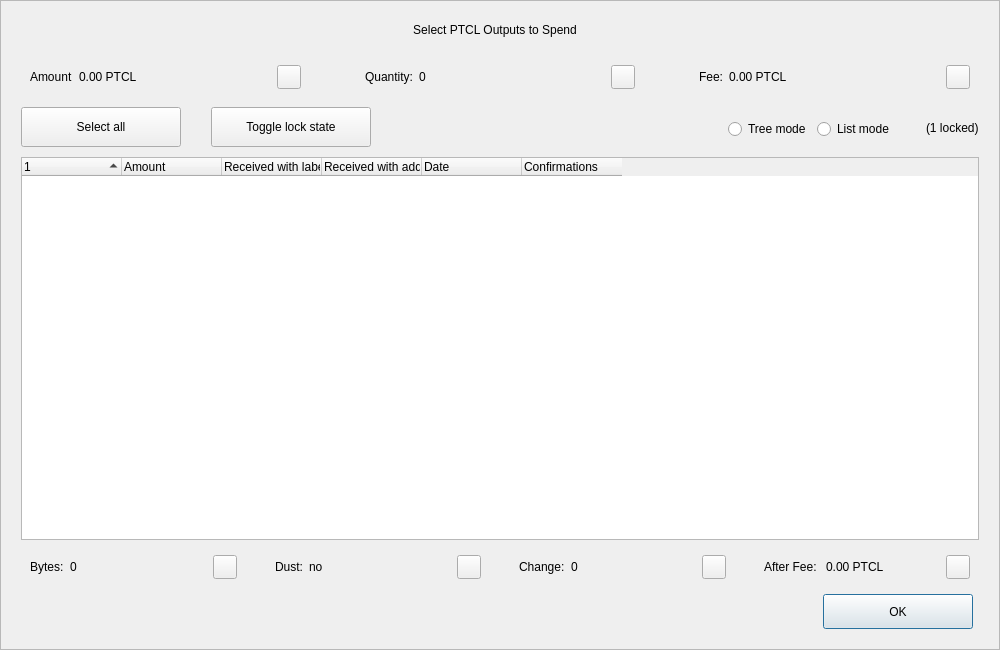
<?xml version="1.0" encoding="UTF-8"?>
<ui version="4.0">
 <class>CoinControlDialog</class>
 <widget class="QDialog" name="CoinControlDialog">
  <property name="geometry">
   <rect>
    <x>0</x>
    <y>0</y>
    <width>1000</width>
    <height>650</height>
   </rect>
  </property>
  <property name="minimumSize">
   <size>
    <width>950</width>
    <height>650</height>
   </size>
  </property>
  <property name="windowTitle">
   <string>Coin Selection</string>
  </property>
  <property name="styleSheet">
   <string notr="true"/>
  </property>
  <layout class="QVBoxLayout" name="verticalLayout">
   <property name="spacing">
    <number>0</number>
   </property>
   <property name="leftMargin">
    <number>0</number>
   </property>
   <property name="topMargin">
    <number>0</number>
   </property>
   <property name="rightMargin">
    <number>0</number>
   </property>
   <property name="bottomMargin">
    <number>0</number>
   </property>
   <item>
    <widget class="QFrame" name="frameContainer">
     <property name="toolTipDuration">
      <number>0</number>
     </property>
     <property name="frameShape">
      <enum>QFrame::StyledPanel</enum>
     </property>
     <property name="frameShadow">
      <enum>QFrame::Raised</enum>
     </property>
     <layout class="QVBoxLayout" name="verticalLayout_2">
      <property name="leftMargin">
       <number>0</number>
      </property>
      <property name="rightMargin">
       <number>0</number>
      </property>
      <property name="bottomMargin">
       <number>20</number>
      </property>
      <item>
       <layout class="QHBoxLayout" name="horizontalLayout_12">
        <property name="spacing">
         <number>0</number>
        </property>
        <property name="leftMargin">
         <number>20</number>
        </property>
        <property name="rightMargin">
         <number>30</number>
        </property>
        <item>
         <spacer name="horizontalSpacer_4">
          <property name="orientation">
           <enum>Qt::Horizontal</enum>
          </property>
          <property name="sizeHint" stdset="0">
           <size>
            <width>40</width>
            <height>20</height>
           </size>
          </property>
         </spacer>
        </item>
        <item>
         <widget class="QLabel" name="labelTitle">
          <property name="minimumSize">
           <size>
            <width>0</width>
            <height>40</height>
           </size>
          </property>
          <property name="maximumSize">
           <size>
            <width>16777215</width>
            <height>40</height>
           </size>
          </property>
          <property name="text">
           <string>Select PTCL Outputs to Spend</string>
          </property>
          <property name="alignment">
           <set>Qt::AlignCenter</set>
          </property>
          <property name="margin">
           <number>7</number>
          </property>
         </widget>
        </item>
        <item>
         <spacer name="horizontalSpacer_5">
          <property name="orientation">
           <enum>Qt::Horizontal</enum>
          </property>
          <property name="sizeHint" stdset="0">
           <size>
            <width>40</width>
            <height>20</height>
           </size>
          </property>
         </spacer>
        </item>
       </layout>
      </item>
      <item>
       <layout class="QHBoxLayout" name="horizontalLayout_8">
        <property name="leftMargin">
         <number>20</number>
        </property>
        <property name="rightMargin">
         <number>20</number>
        </property>
        <item>
         <widget class="QWidget" name="layoutAmount" native="true">
          <layout class="QHBoxLayout" name="horizontalLayout_9" stretch="0,1,0">
           <item>
            <widget class="QLabel" name="labelCoinControlAmountText">
             <property name="text">
              <string>Amount</string>
             </property>
            </widget>
           </item>
           <item>
            <widget class="QLabel" name="labelCoinControlAmount">
             <property name="text">
              <string>0.00 PTCL</string>
             </property>
            </widget>
           </item>
           <item alignment="Qt::AlignHCenter|Qt::AlignVCenter">
            <widget class="QPushButton" name="pushButtonAmount">
             <property name="minimumSize">
              <size>
               <width>0</width>
               <height>24</height>
              </size>
             </property>
             <property name="maximumSize">
              <size>
               <width>24</width>
               <height>26</height>
              </size>
             </property>
             <property name="focusPolicy">
              <enum>Qt::NoFocus</enum>
             </property>
             <property name="styleSheet">
              <string notr="true">padding-bottom:2px;
padding-right:4px;</string>
             </property>
             <property name="text">
              <string/>
             </property>
            </widget>
           </item>
          </layout>
         </widget>
        </item>
        <item>
         <spacer name="horizontalSpacer_2">
          <property name="orientation">
           <enum>Qt::Horizontal</enum>
          </property>
          <property name="sizeType">
           <enum>QSizePolicy::Fixed</enum>
          </property>
          <property name="sizeHint" stdset="0">
           <size>
            <width>40</width>
            <height>20</height>
           </size>
          </property>
         </spacer>
        </item>
        <item>
         <widget class="QWidget" name="layoutQuantity" native="true">
          <layout class="QHBoxLayout" name="horizontalLayout_10" stretch="0,1,0">
           <item>
            <widget class="QLabel" name="labelCoinControlQuantityText">
             <property name="text">
              <string>Quantity:</string>
             </property>
            </widget>
           </item>
           <item>
            <widget class="QLabel" name="labelCoinControlQuantity">
             <property name="text">
              <string>0</string>
             </property>
            </widget>
           </item>
           <item alignment="Qt::AlignHCenter|Qt::AlignVCenter">
            <widget class="QPushButton" name="pushButtonQuantity">
             <property name="minimumSize">
              <size>
               <width>0</width>
               <height>24</height>
              </size>
             </property>
             <property name="maximumSize">
              <size>
               <width>24</width>
               <height>26</height>
              </size>
             </property>
             <property name="focusPolicy">
              <enum>Qt::NoFocus</enum>
             </property>
             <property name="styleSheet">
              <string notr="true">padding-bottom:2px;
               padding-right:4px;</string>
             </property>
             <property name="text">
              <string/>
             </property>
            </widget>
           </item>
          </layout>
         </widget>
        </item>
        <item>
         <spacer name="horizontalSpacer_22">
          <property name="orientation">
           <enum>Qt::Horizontal</enum>
          </property>
          <property name="sizeType">
           <enum>QSizePolicy::Fixed</enum>
          </property>
          <property name="sizeHint" stdset="0">
           <size>
            <width>40</width>
            <height>20</height>
           </size>
          </property>
         </spacer>
        </item>
        <item>
         <widget class="QWidget" name="layoutFee" native="true">
          <layout class="QHBoxLayout" name="horizontalLayout_11" stretch="0,1,0">
           <item>
            <widget class="QLabel" name="labelCoinControlFeeText">
             <property name="text">
              <string>Fee:</string>
             </property>
            </widget>
           </item>
           <item>
            <widget class="QLabel" name="labelCoinControlFee">
             <property name="text">
              <string>0.00 PTCL</string>
             </property>
            </widget>
           </item>
           <item alignment="Qt::AlignHCenter|Qt::AlignVCenter">
            <widget class="QPushButton" name="pushButtonFee">
             <property name="minimumSize">
              <size>
               <width>0</width>
               <height>24</height>
              </size>
             </property>
             <property name="maximumSize">
              <size>
               <width>24</width>
               <height>26</height>
              </size>
             </property>
             <property name="focusPolicy">
              <enum>Qt::NoFocus</enum>
             </property>
             <property name="styleSheet">
              <string notr="true">padding-bottom:2px;
               padding-right:4px;</string>
             </property>
             <property name="text">
              <string/>
             </property>
            </widget>
           </item>
          </layout>
         </widget>
        </item>
       </layout>
      </item>
      <item>
       <widget class="QFrame" name="frame">
        <property name="minimumSize">
         <size>
          <width>0</width>
          <height>40</height>
         </size>
        </property>
        <property name="styleSheet">
         <string notr="true">#frame {
	border:0;
}</string>
        </property>
        <property name="frameShape">
         <enum>QFrame::StyledPanel</enum>
        </property>
        <property name="frameShadow">
         <enum>QFrame::Sunken</enum>
        </property>
        <layout class="QHBoxLayout" name="horizontalLayout">
         <property name="spacing">
          <number>0</number>
         </property>
         <property name="leftMargin">
          <number>20</number>
         </property>
         <property name="topMargin">
          <number>0</number>
         </property>
         <property name="rightMargin">
          <number>20</number>
         </property>
         <property name="bottomMargin">
          <number>0</number>
         </property>
         <item>
          <layout class="QHBoxLayout" name="horizontalLayoutPanel" stretch="0,0,0,0,0,0">
           <property name="spacing">
            <number>20</number>
           </property>
           <item>
            <widget class="QPushButton" name="pushButtonSelectAll">
             <property name="sizePolicy">
              <sizepolicy hsizetype="Maximum" vsizetype="Fixed">
               <horstretch>0</horstretch>
               <verstretch>0</verstretch>
              </sizepolicy>
             </property>
             <property name="minimumSize">
              <size>
               <width>160</width>
               <height>40</height>
              </size>
             </property>
             <property name="maximumSize">
              <size>
               <width>16777215</width>
               <height>40</height>
              </size>
             </property>
             <property name="text">
              <string>Select all</string>
             </property>
             <property name="checkable">
              <bool>true</bool>
             </property>
             <property name="checked">
              <bool>false</bool>
             </property>
             <property name="autoExclusive">
              <bool>false</bool>
             </property>
             <property name="autoDefault">
              <bool>false</bool>
             </property>
            </widget>
           </item>
           <item>
            <spacer name="horizontalSpacer_6">
             <property name="orientation">
              <enum>Qt::Horizontal</enum>
             </property>
             <property name="sizeType">
              <enum>QSizePolicy::Fixed</enum>
             </property>
             <property name="sizeHint" stdset="0">
              <size>
               <width>10</width>
               <height>20</height>
              </size>
             </property>
            </spacer>
           </item>
           <item>
            <widget class="QPushButton" name="pushButtonToggleLock">
             <property name="sizePolicy">
              <sizepolicy hsizetype="Maximum" vsizetype="Fixed">
               <horstretch>0</horstretch>
               <verstretch>0</verstretch>
              </sizepolicy>
             </property>
             <property name="minimumSize">
              <size>
               <width>160</width>
               <height>40</height>
              </size>
             </property>
             <property name="maximumSize">
              <size>
               <width>16777215</width>
               <height>40</height>
              </size>
             </property>
             <property name="text">
              <string>Toggle lock state</string>
             </property>
             <property name="checkable">
              <bool>true</bool>
             </property>
             <property name="autoExclusive">
              <bool>false</bool>
             </property>
             <property name="autoDefault">
              <bool>false</bool>
             </property>
            </widget>
           </item>
           <item>
            <spacer name="horizontalSpacer_7">
             <property name="orientation">
              <enum>Qt::Horizontal</enum>
             </property>
             <property name="sizeType">
              <enum>QSizePolicy::Expanding</enum>
             </property>
             <property name="sizeHint" stdset="0">
              <size>
               <width>30</width>
               <height>20</height>
              </size>
             </property>
            </spacer>
           </item>
           <item alignment="Qt::AlignRight">
            <widget class="QGroupBox" name="groupBox_2">
             <property name="styleSheet">
              <string notr="true">#groupBox_2 {
    background-color:transparent;
    border-radius:0;
}</string>
             </property>
             <property name="title">
              <string/>
             </property>
             <layout class="QHBoxLayout" name="horizontalLayout_14">
              <item>
               <widget class="QRadioButton" name="radioTreeMode">
                <property name="sizePolicy">
                 <sizepolicy hsizetype="Maximum" vsizetype="Fixed">
                  <horstretch>0</horstretch>
                  <verstretch>0</verstretch>
                 </sizepolicy>
                </property>
                <property name="text">
                 <string>Tree mode</string>
                </property>
               </widget>
              </item>
              <item>
               <widget class="QRadioButton" name="radioListMode">
                <property name="sizePolicy">
                 <sizepolicy hsizetype="Maximum" vsizetype="Fixed">
                  <horstretch>0</horstretch>
                  <verstretch>0</verstretch>
                 </sizepolicy>
                </property>
                <property name="text">
                 <string>List mode</string>
                </property>
                <property name="checked">
                 <bool>false</bool>
                </property>
               </widget>
              </item>
             </layout>
            </widget>
           </item>
           <item>
            <widget class="QLabel" name="labelLocked">
             <property name="text">
              <string>(1 locked)</string>
             </property>
            </widget>
           </item>
          </layout>
         </item>
        </layout>
       </widget>
      </item>
      <item>
       <layout class="QHBoxLayout" name="horizontalLayout_13">
        <property name="leftMargin">
         <number>20</number>
        </property>
        <property name="rightMargin">
         <number>20</number>
        </property>
        <item>
         <widget class="CoinControlTreeWidget" name="treeWidget">
          <property name="contextMenuPolicy">
           <enum>Qt::CustomContextMenu</enum>
          </property>
          <property name="styleSheet">
           <string notr="true"/>
          </property>
          <property name="sortingEnabled">
           <bool>false</bool>
          </property>
          <property name="columnCount">
           <number>6</number>
          </property>
          <attribute name="headerShowSortIndicator" stdset="0">
           <bool>true</bool>
          </attribute>
          <attribute name="headerStretchLastSection">
           <bool>false</bool>
          </attribute>
          <column>
           <property name="text">
            <string/>
           </property>
          </column>
          <column>
           <property name="text">
            <string>Amount</string>
           </property>
          </column>
          <column>
           <property name="text">
            <string>Received with label</string>
           </property>
          </column>
          <column>
           <property name="text">
            <string>Received with address</string>
           </property>
          </column>
          <column>
           <property name="text">
            <string>Date</string>
           </property>
          </column>
          <column>
           <property name="text">
            <string>Confirmations</string>
           </property>
           <property name="toolTip">
            <string>Confirmed</string>
           </property>
          </column>
         </widget>
        </item>
       </layout>
      </item>
      <item>
       <layout class="QHBoxLayout" name="horizontalLayout_3">
        <property name="spacing">
         <number>20</number>
        </property>
        <property name="leftMargin">
         <number>20</number>
        </property>
        <property name="rightMargin">
         <number>20</number>
        </property>
        <item>
         <widget class="QWidget" name="layoutBytes" native="true">
          <layout class="QHBoxLayout" name="horizontalLayout_4" stretch="0,1,0">
           <item>
            <widget class="QLabel" name="labelCoinControlBytesText">
             <property name="text">
              <string>Bytes:</string>
             </property>
            </widget>
           </item>
           <item>
            <widget class="QLabel" name="labelCoinControlBytes">
             <property name="text">
              <string>0</string>
             </property>
            </widget>
           </item>
           <item alignment="Qt::AlignHCenter|Qt::AlignVCenter">
            <widget class="QPushButton" name="pushButtonBytes">
             <property name="minimumSize">
              <size>
               <width>0</width>
               <height>24</height>
              </size>
             </property>
             <property name="maximumSize">
              <size>
               <width>24</width>
               <height>26</height>
              </size>
             </property>
             <property name="focusPolicy">
              <enum>Qt::NoFocus</enum>
             </property>
             <property name="styleSheet">
              <string notr="true">padding-bottom:2px;
               padding-right:4px;</string>
             </property>
             <property name="text">
              <string/>
             </property>
            </widget>
           </item>
          </layout>
         </widget>
        </item>
        <item>
         <widget class="QWidget" name="layoutDust" native="true">
          <layout class="QHBoxLayout" name="horizontalLayout_5" stretch="0,1,0">
           <item>
            <widget class="QLabel" name="labelCoinControlLowOutputText">
             <property name="text">
              <string>Dust:</string>
             </property>
            </widget>
           </item>
           <item>
            <widget class="QLabel" name="labelCoinControlLowOutput">
             <property name="text">
              <string>no</string>
             </property>
            </widget>
           </item>
           <item alignment="Qt::AlignHCenter|Qt::AlignVCenter">
            <widget class="QPushButton" name="pushButtonDust">
             <property name="minimumSize">
              <size>
               <width>0</width>
               <height>24</height>
              </size>
             </property>
             <property name="maximumSize">
              <size>
               <width>24</width>
               <height>26</height>
              </size>
             </property>
             <property name="focusPolicy">
              <enum>Qt::NoFocus</enum>
             </property>
             <property name="styleSheet">
              <string notr="true">padding-bottom:2px;
               padding-right:4px;</string>
             </property>
             <property name="text">
              <string/>
             </property>
            </widget>
           </item>
          </layout>
         </widget>
        </item>
        <item>
         <widget class="QWidget" name="layoutChange" native="true">
          <layout class="QHBoxLayout" name="horizontalLayout_6" stretch="0,1,0">
           <item>
            <widget class="QLabel" name="labelCoinControlChangeText">
             <property name="text">
              <string>Change:</string>
             </property>
            </widget>
           </item>
           <item>
            <widget class="QLabel" name="labelCoinControlChange">
             <property name="text">
              <string>0</string>
             </property>
            </widget>
           </item>
           <item alignment="Qt::AlignHCenter|Qt::AlignVCenter">
            <widget class="QPushButton" name="pushButtonChange">
             <property name="minimumSize">
              <size>
               <width>0</width>
               <height>24</height>
              </size>
             </property>
             <property name="maximumSize">
              <size>
               <width>24</width>
               <height>26</height>
              </size>
             </property>
             <property name="focusPolicy">
              <enum>Qt::NoFocus</enum>
             </property>
             <property name="styleSheet">
              <string notr="true">padding-bottom:2px;
               padding-right:4px;</string>
             </property>
             <property name="text">
              <string/>
             </property>
            </widget>
           </item>
          </layout>
         </widget>
        </item>
        <item>
         <widget class="QWidget" name="layoutAfter" native="true">
          <layout class="QHBoxLayout" name="horizontalLayout_7" stretch="0,1,0">
           <item>
            <widget class="QLabel" name="labelCoinControlAfterFeeText">
             <property name="text">
              <string>After Fee: </string>
             </property>
            </widget>
           </item>
           <item>
            <widget class="QLabel" name="labelCoinControlAfterFee">
             <property name="text">
              <string>0.00 PTCL</string>
             </property>
            </widget>
           </item>
           <item alignment="Qt::AlignHCenter|Qt::AlignVCenter">
            <widget class="QPushButton" name="pushButtonAlterFee">
             <property name="minimumSize">
              <size>
               <width>0</width>
               <height>24</height>
              </size>
             </property>
             <property name="maximumSize">
              <size>
               <width>24</width>
               <height>26</height>
              </size>
             </property>
             <property name="focusPolicy">
              <enum>Qt::NoFocus</enum>
             </property>
             <property name="styleSheet">
              <string notr="true">padding-bottom:2px;
               padding-right:4px;</string>
             </property>
             <property name="text">
              <string/>
             </property>
            </widget>
           </item>
          </layout>
         </widget>
        </item>
       </layout>
      </item>
      <item>
       <layout class="QHBoxLayout" name="horizontalLayout_2">
        <property name="spacing">
         <number>0</number>
        </property>
        <property name="leftMargin">
         <number>20</number>
        </property>
        <property name="rightMargin">
         <number>26</number>
        </property>
        <item>
         <spacer name="horizontalSpacer_3">
          <property name="orientation">
           <enum>Qt::Horizontal</enum>
          </property>
          <property name="sizeHint" stdset="0">
           <size>
            <width>558</width>
            <height>20</height>
           </size>
          </property>
         </spacer>
        </item>
        <item>
         <widget class="QPushButton" name="pushButtonOk">
          <property name="minimumSize">
           <size>
            <width>150</width>
            <height>35</height>
           </size>
          </property>
          <property name="text">
           <string>OK</string>
          </property>
         </widget>
        </item>
       </layout>
      </item>
     </layout>
    </widget>
   </item>
  </layout>
 </widget>
 <customwidgets>
  <customwidget>
   <class>CoinControlTreeWidget</class>
   <extends>QTreeWidget</extends>
   <header>coincontroltreewidget.h</header>
  </customwidget>
 </customwidgets>
 <resources/>
 <connections/>
</ui>
